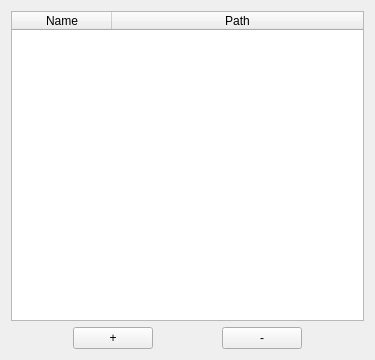
<?xml version="1.0" encoding="UTF-8"?>
<ui version="4.0">
 <class>PyDiryWidget</class>
 <widget class="QWidget" name="PyDiryWidget">
  <property name="geometry">
   <rect>
    <x>0</x>
    <y>0</y>
    <width>375</width>
    <height>360</height>
   </rect>
  </property>
  <property name="windowTitle">
   <string>PyDiryPy - Launch items from directories</string>
  </property>
  <layout class="QVBoxLayout" name="verticalLayout">
   <item>
    <widget class="QTableWidget" name="entriesTable">
     <property name="sizePolicy">
      <sizepolicy hsizetype="Expanding" vsizetype="Expanding">
       <horstretch>0</horstretch>
       <verstretch>0</verstretch>
      </sizepolicy>
     </property>
     <attribute name="horizontalHeaderStretchLastSection">
      <bool>true</bool>
     </attribute>
     <attribute name="verticalHeaderStretchLastSection">
      <bool>false</bool>
     </attribute>
     <column>
      <property name="text">
       <string>Name</string>
      </property>
     </column>
     <column>
      <property name="text">
       <string>Path</string>
      </property>
     </column>
    </widget>
   </item>
   <item>
    <layout class="QHBoxLayout" name="horizontalLayout">
     <item>
      <spacer name="horizontalSpacer_4">
       <property name="orientation">
        <enum>Qt::Horizontal</enum>
       </property>
       <property name="sizeHint" stdset="0">
        <size>
         <width>40</width>
         <height>20</height>
        </size>
       </property>
      </spacer>
     </item>
     <item>
      <widget class="QPushButton" name="addEntryButton">
       <property name="toolTip">
        <string>Add a new entry</string>
       </property>
       <property name="text">
        <string>+</string>
       </property>
      </widget>
     </item>
     <item>
      <spacer name="horizontalSpacer">
       <property name="orientation">
        <enum>Qt::Horizontal</enum>
       </property>
       <property name="sizeHint" stdset="0">
        <size>
         <width>58</width>
         <height>17</height>
        </size>
       </property>
      </spacer>
     </item>
     <item>
      <widget class="QPushButton" name="removeEntryButton">
       <property name="toolTip">
        <string>Remove the selected entry</string>
       </property>
       <property name="text">
        <string>-</string>
       </property>
      </widget>
     </item>
     <item>
      <spacer name="horizontalSpacer_5">
       <property name="orientation">
        <enum>Qt::Horizontal</enum>
       </property>
       <property name="sizeHint" stdset="0">
        <size>
         <width>40</width>
         <height>20</height>
        </size>
       </property>
      </spacer>
     </item>
    </layout>
   </item>
  </layout>
 </widget>
 <resources/>
 <connections>
  <connection>
   <sender>addEntryButton</sender>
   <signal>clicked()</signal>
   <receiver>PyDiryWidget</receiver>
   <slot>addEntry_clicked()</slot>
   <hints>
    <hint type="sourcelabel">
     <x>103</x>
     <y>476</y>
    </hint>
    <hint type="destinationlabel">
     <x>212</x>
     <y>-2</y>
    </hint>
   </hints>
  </connection>
  <connection>
   <sender>removeEntryButton</sender>
   <signal>clicked()</signal>
   <receiver>PyDiryWidget</receiver>
   <slot>removeEntry_clicked()</slot>
   <hints>
    <hint type="sourcelabel">
     <x>263</x>
     <y>468</y>
    </hint>
    <hint type="destinationlabel">
     <x>320</x>
     <y>-14</y>
    </hint>
   </hints>
  </connection>
 </connections>
 <slots>
  <slot>addEntry_clicked()</slot>
  <slot>removeEntry_clicked()</slot>
 </slots>
</ui>
